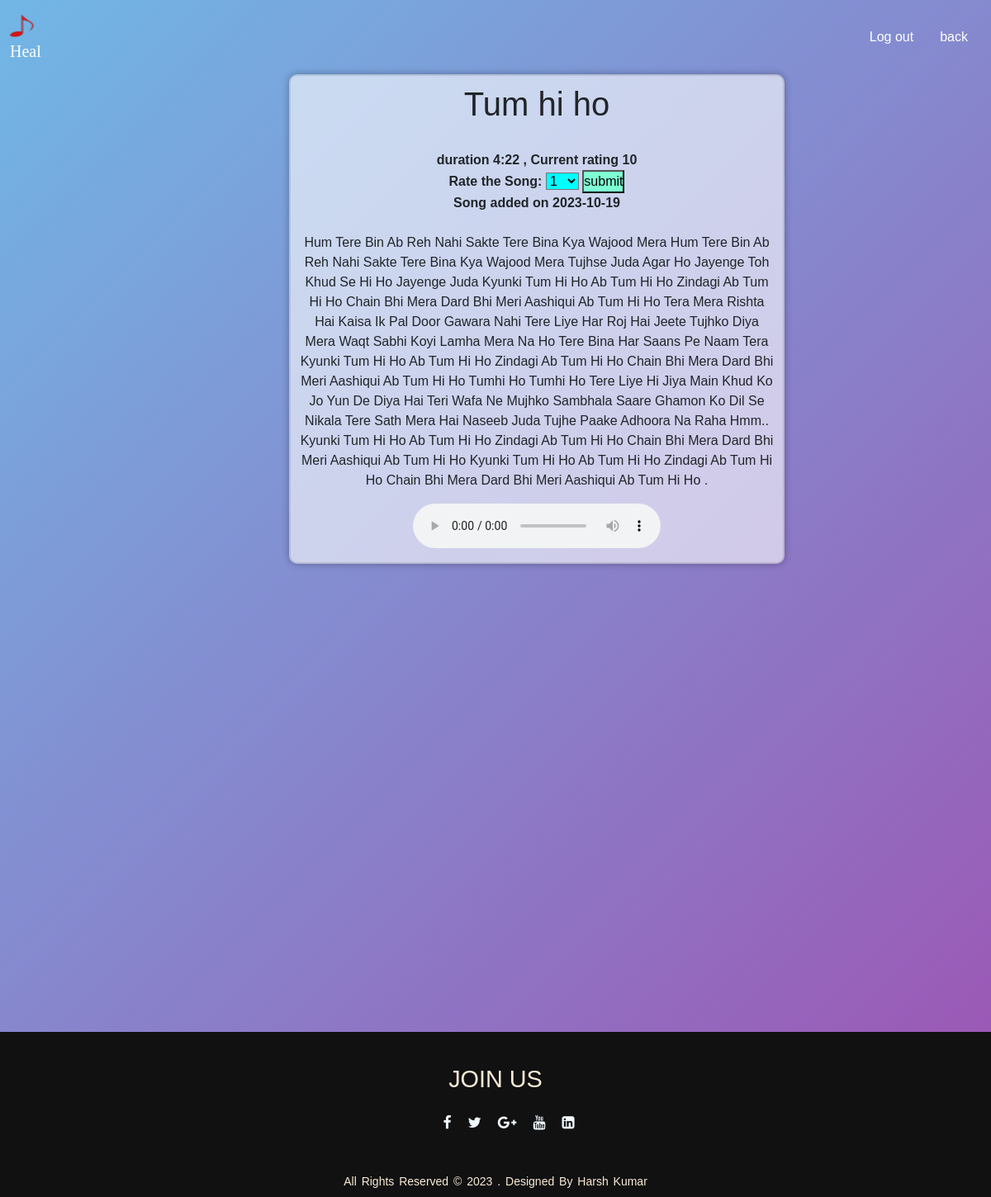
/view_lyrics/1 (signed in), run on the app's committed database.
### websites/models.py (models this page shows)
class Song(db.Model):
    id = db.Column(db.Integer, primary_key=True)
    name = db.Column(db.String(255), nullable=False)
    lyrics = db.Column(db.Text)
    duration = db.Column(db.String(20))
    audio = db.Column(db.String(255))
    rating = db.Column(db.Integer)
    date_created = db.Column(db.DateTime, default=datetime.utcnow)
    album_id = db.Column(db.Integer, db.ForeignKey('album.id'), nullable=False)
    album = db.relationship('Album', backref='songs')

### websites/views.py (the view)
@view.route('/view_lyrics/<int:song_id>')
@login_required
def view_lyrics(song_id):
    song = Song.query.get_or_404(song_id)
    return render_template('view_lyrics.html', song=song,user=current_user)

### websites/templates/view_lyrics.html (shortened to what this page needs)
{% extends 'layouts.html' %}
{% block content %}
<link rel="stylesheet" type="text/css" href="{{ url_for('static', filename='creator.css') }}">
<div class="banner4">
  <nav class="navbar">
    <div class="container-fluid">
      <a class="navbar-brand" href="#">
        <img src="{{ url_for('static', filename='favion.png') }}" alt="" width="30" height="30" class="d-inline-block align-text-top">
        <div class="par1">
            Heal
        </div>
      </a>
      <ul class="nav justify-content-end">
        <li class="nav-item">
          <a class="nav-link active" aria-current="page"  style="color: #fff;" href="{{url_for('views.logout')}}">Log out</a>
        </li>
        <li class="nav-item">
          {% if user.role == 'creator' %}
            <a class="nav-link" style="color: #fff;" href="{{url_for('views.creator')}}">back</a>
          {% else %}
          <a class="nav-link"  style="color: #fff;" href="{{url_for('views.dashboard')}}">back</a>
          {% endif %}
        </li>
      </ul>
      </div>
    </nav>
  <div class="transparent-box" style="padding:10px">
    <h1>{{ song.name }}</h1>
    <br>
     <strong>duration {{ song.duration }} ,  Current rating {{ song.rating }}
     <form method="post" action="{{ url_for('views.rate_song', song_id=song.id) }}">
      <label for="rating">Rate the Song:</label>
      <select id="rating" name="rating" style="background-color: aqua;" required>
        <option value="1">1</option>
      </select> <input type="submit" value="submit" style="background-color: aquamarine;">
    </form>
    Song added on {{ song.date_created.strftime('%Y-%m-%d') }}
     </strong>
    <br>
    <br>
    <p>{{ song.lyrics }}</p>
    <audio controls>
      <source src="{{song.audio }}" type="audio/mpeg">
    </audio>
  </div>
</div>
{% endblock %}

### websites/static/style.css (style rules this page uses)
* { margin: 0; padding:0; font-family: sans-serif; }
.par1 { font-size: 20px; word-spacing: 2px; text-transform:capitalize ; font-family: 'Times New Roman'; color: #fff; }

### websites/static/creator.css (style rules this page uses)
.banner4 { height:1250px; width: 100%; background-image: linear-gradient(135deg,#71b7e6,#9b59b6); }
.transparent-box { background-color: rgba(255, 255, 255, 0.6); padding: 20px; border-radius: 10px; box-shadow: 0 0 10px rgba(0, 0, 0, 0.3); text-align: center; border: 2px solid rgba(0, 0, 0, 0.1); width: 50%; justify-content: center; text-align: center; margin-left: 350px; }

### data on the page
Song: name "Tum hi ho", duration "4:22", rating "10", date_created "2023-10-19", lyrics "Hum Tere Bin Ab Reh Nahi Sakte Tere Bina Kya Wajood Mera Hum Tere Bin Ab Reh Nahi Sakte Tere Bina Kya Wajood Mera Tujhse Juda Agar Ho Jayenge Toh Khud Se Hi Ho Jayenge Juda Kyunki Tum Hi Ho Ab Tum Hi Ho Zindagi Ab Tum Hi Ho Chain Bhi Mera Dard Bhi Meri Aashiqui Ab Tum Hi Ho Tera Mera Rishta Hai Kaisa Ik Pal Door Gawara Nahi Tere Liye Har Roj Hai Jeete Tujhko Diya Mera Waqt Sabhi Koyi Lamha Mera Na Ho Tere Bina Har Saans Pe Naam Tera Kyunki Tum Hi Ho Ab Tum Hi Ho Zindagi Ab Tum Hi Ho Chain Bhi Mera Dard Bhi Meri Aashiqui Ab Tum Hi Ho Tumhi Ho Tumhi Ho Tere Liye Hi Jiya Main Khud Ko Jo Yun De Diya Hai Teri Wafa Ne Mujhko Sambhala Saare Ghamon Ko Dil Se Nikala Tere Sath Mera Hai Naseeb Juda…"
